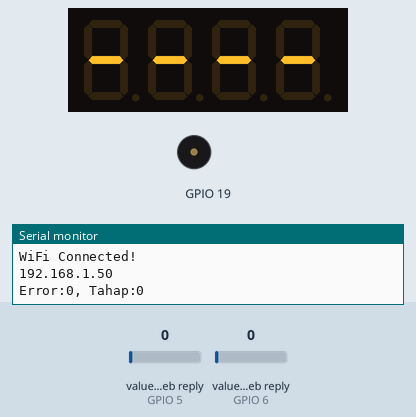
Recording of a sketch running on a simulated ESP32. Shown: 4-digit seven-segment display, buzzer (waves = sounding), the last lines printed to the serial monitor. Inputs (shaded band) come from the test bench; at power-on: value in the web reply (sensors on GPIO 5, GPIO 6) 0. WiFi joins after 1.5 s; servers stay silent unless stated; web services answer with replies made up by the test bench.

Above: at 3.2 s.
3.3 s: value in the web reply (sensor on GPIO 5) set to 2
At 5.8 s:
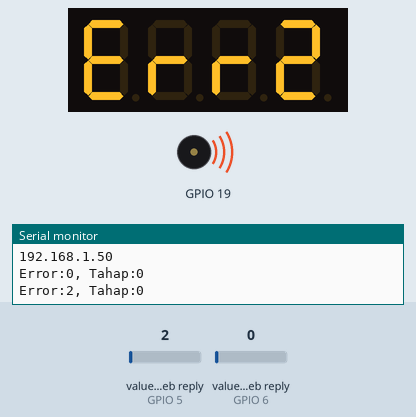
6.1 s: value in the web reply (sensor on GPIO 5) set to 25
At 7.5 s:
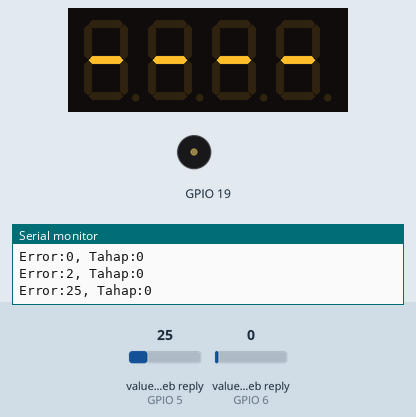
8.8 s: value in the web reply (sensor on GPIO 6) set to 2
At 11.8 s:
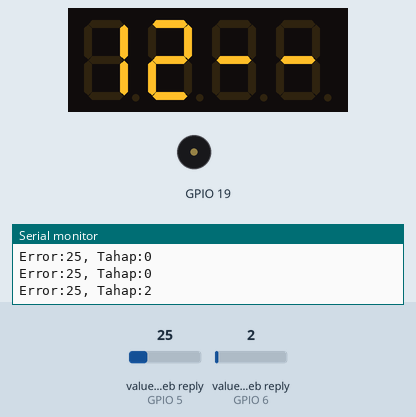
12.1 s: value in the web reply (sensor on GPIO 6) set to 25
At 13.4 s:
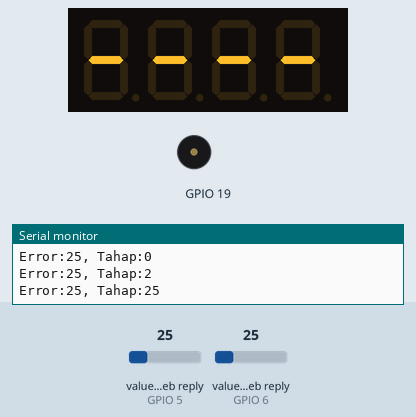
Timing chart, 0 to 15.1 s (numbered marks = the images above; inputs shaded):
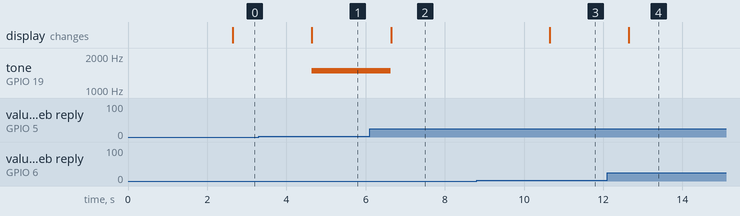

The sketch:

prog_3_11.ino
```cpp
#include <WiFi.h>
#include "ThingSpeak.h"
#include <TM1637.h>
WiFiClient  client;
unsigned long skr = 0;
TM1637 tm;
const int Channel_ID = 2694062;                //silahkan diganti
const char * ReadAPIKey = " FTNM9A6Q83A2OQDJ"; //silahkan diganti
int ada_error = 0;
int ada_tahap = 0;
int status = 0;
void setup() {
  Serial.begin(9600);
  tm.begin(16, 17, 4);
  tm.displayClear();
  tm.setBrightness(7);
  WiFi.begin("Wokwi-GUEST", "");
  while (WiFi.status() != WL_CONNECTED) {
    delay(1000);
    Serial.println("Wifi not connected");
  }
  Serial.println("WiFi Connected!");
  Serial.println(WiFi.localIP());
  WiFi.mode(WIFI_STA);
  ThingSpeak.begin(client);
  pinMode(19, OUTPUT);
}
void loop() {
  if (millis() - skr > 2000) {
    skr = millis();
    int error = ThingSpeak.readLongField(Channel_ID, 5, ReadAPIKey);
    status = ThingSpeak.getLastReadStatus();
    if (status == 200) ada_error = error;
    int tahap = ThingSpeak.readLongField(Channel_ID, 6, ReadAPIKey);
    status = ThingSpeak.getLastReadStatus();
    if (status == 200) ada_tahap = tahap;
    switch (ada_error) {
      case 1:
        tm.displayPChar("Err1");
        tone(19, 2093);
        break;
      case 2:
        tm.displayPChar("Err2");
        tone(19, 1480);
        break;
      case 3:
        tm.displayPChar("Err3");
        tone(19, 1047);
        break;
      default:
        digitalWrite(19, LOW);
        noTone(19);
        switch (ada_tahap) {
          case 1:
            tm.displayPChar("1---");
            break;
          case 2:
            tm.displayPChar("12--");
            break;
          case 3:
            tm.displayPChar("123-");
            tone(19, 523);
            break;
          case 4:
            tm.displayPChar("1234");
            tone(19, 262);
            break;
          default:
            tm.displayPChar("----");
        }
    }
    Serial.print("Error:");
    Serial.print(ada_error);
    Serial.print(", Tahap:");
    Serial.println(ada_tahap);
  }
}
```

Measured:
- after the input at 3.3 s, tone on GPIO 19: silent → 1480 Hz after 1.3 s; the display: changes after 1.3 s (image 1)
- after the input at 6.1 s, tone on GPIO 19: 1480 Hz → silent after 0.53 s; the display: changes after 0.54 s (image 2)
- after the input at 8.8 s, the display: changes after 1.8 s (image 3)
- after the input at 12.1 s, the display: changes after 0.54 s (image 4)
